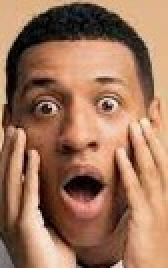
#> input picture Facial Expression Detection/Expressions/Surprised.jpeg, 84 x 134 px (shown 2 times larger)
$ jupyter execute expression_detection.ipynb
#> lines starting #> are read from the running program, lines starting #| are printed output that depends on the picture
#### C1 - Use ‘Expressions’ folder to detect the expressions in images contained in ‘FacesSample’ folder.

[cell 1]
import numpy as np
import pandas as pd
import cv2 as cv
import matplotlib.pylab as plt
from PIL import Image
import imageio.v2 as imageio
from skimage import color
from skimage.feature import match_template
import os

[cell 2]
def resize_image(img, target_size):
    return cv.resize(img, target_size)

[cell 3]
common_template_size = (100, 100)  # Adjust the size as needed

[cell 4]
# Load expression templates (you need to create these)
expressions = {
    'Surprised': resize_image(cv.imread('Expressions/Surprised.jpeg', cv.IMREAD_GRAYSCALE), common_template_size),
    'Angry': resize_image(cv.imread('Expressions/Angry.jpeg', cv.IMREAD_GRAYSCALE), common_template_size),
    'Happy': resize_image(cv.imread('Expressions/Happy.jpeg', cv.IMREAD_GRAYSCALE), common_template_size),
    'Sad': resize_image(cv.imread('Expressions/Sad.jpeg', cv.IMREAD_GRAYSCALE), common_template_size),
    'Frightful': resize_image(cv.imread('Expressions/Frightful.jpeg', cv.IMREAD_GRAYSCALE), common_template_size),
    'Neutral': resize_image(cv.imread('Expressions/Neutral.jpeg', cv.IMREAD_GRAYSCALE), common_template_size)
}
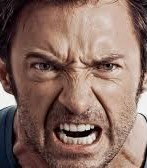
#> input picture Facial Expression Detection/Expressions/Angry.jpeg, 147 x 168 px
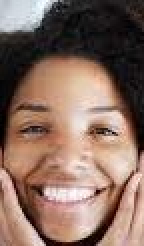
#> input picture Facial Expression Detection/Expressions/Happy.jpeg, 72 x 123 px (shown 2 times larger)
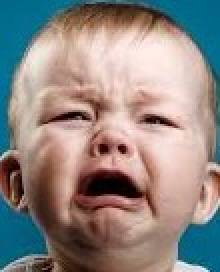
#> input picture Facial Expression Detection/Expressions/Sad.jpeg, 110 x 136 px (shown 2 times larger)
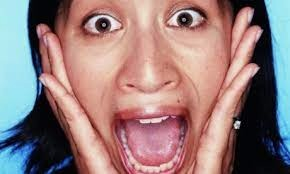
#> input picture Facial Expression Detection/Expressions/Frightful.jpeg, 290 x 174 px
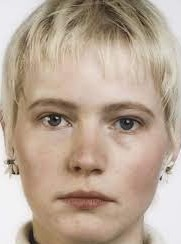
#> input picture Facial Expression Detection/Expressions/Neutral.jpeg, 181 x 244 px

[cell 5]
# Process face samples
facesamples = 'FacesSample'
results = []

Displaying both face sample and detected expression

[cell 6]
for filename in os.listdir(facesamples):
    if filename.endswith('.jpg'):
        # Load and resize image
        img_path = os.path.join(facesamples, filename)
        test_image = resize_image(cv.imread(img_path, cv.IMREAD_GRAYSCALE), common_template_size)
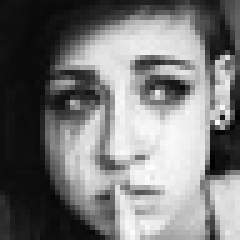
#> input picture Facial Expression Detection/FacesSample/fig108.jpg, 48 x 48 px (shown 5 times larger)

        best_match_score = 0
        detected_expression = None

        # Test against each expression template
        for expression_name, template in expressions.items():
            correlation = match_template(test_image, template)
            match_score = np.max(correlation)

            if match_score > best_match_score:
                best_match_score = match_score
                detected_expression = expression_name
#> this loop made 6 passes
#> (expression_name, correlation, match_score, best_match_score, detected_expression) on passes 1 to 2: ('Surprised', [0.0929], 0.0929, 0.0929, 'Surprised'), ('Angry', [0.502], 0.502, 0.502, 'Angry')
#> (expression_name, correlation, match_score) on passes 3 to 6: ('Happy', [0.236], 0.236), ('Sad', [0.396], 0.396), ('Frightful', [0.124], 0.124), ('Neutral', [0.00654], 0.00654)
#> after the loop, best_match_score = 0.502

        results.append({
            'filename': filename,
            'detected_expression': detected_expression,
            'confidence': best_match_score
        })

        print(f"Image: {filename}, Detected: {detected_expression}, Confidence: {best_match_score:.3f}")
#| Image: fig108.jpg, Detected: Angry, Confidence: 0.502

        # Display the original image and the detected expression
        fig, (ax1, ax2) = plt.subplots(1, 2, figsize=(10, 5))

        ax1.imshow(test_image, cmap='gray')  # Changed from 'original_image' to 'test_image'
        ax1.set_title(f"Original Image: {filename}")

        ax2.imshow(expressions[detected_expression], cmap='gray')  # Changed from 'best_expression' to 'detected_expression'
        ax2.set_title(f"Detected Expression: {detected_expression}")

        plt.show()
#> pass 2 of the loop `for filename in os.listdir(facesamples):`:
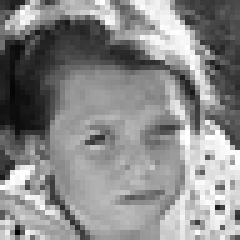
#> input picture Facial Expression Detection/FacesSample/fig109.jpg, 48 x 48 px (shown 5 times larger)
#> in resize_image (call 8), `return cv.resize(img, target_size)`:
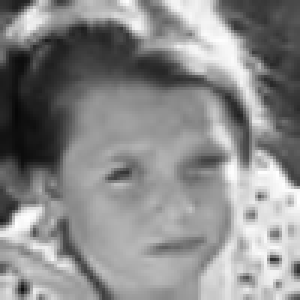
#> returned value: shape (100, 100) (shown 3 times larger); min 7, max 255, mean 137.9
#> the loop `for expression_name, template in expressions.items():` made 6 passes
#> (expression_name, correlation, match_score, best_match_score, detected_expression) on passes 1 to 3: ('Surprised', [0.0435], 0.0435, 0.0435, 'Surprised'), ('Angry', [0.216], 0.216, 0.216, 'Angry'), ('Happy', [0.374], 0.374, 0.374, 'Happy')
#> after the loop `for expression_name, template in expressions.items():`: best_match_score = 0.374
#| Image: fig109.jpg, Detected: Happy, Confidence: 0.374
#> pass 3 of the loop `for filename in os.listdir(facesamples):`:
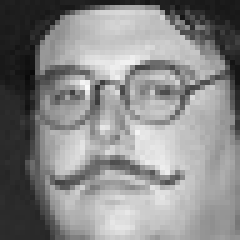
#> input picture Facial Expression Detection/FacesSample/fig110.jpg, 48 x 48 px (shown 5 times larger)
#> in resize_image (call 9), `return cv.resize(img, target_size)`:
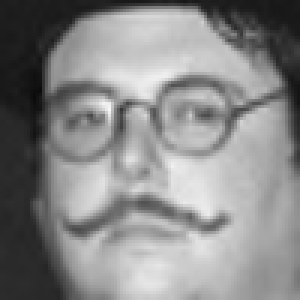
#> returned value: shape (100, 100) (shown 3 times larger); min 11, max 247, mean 136.5
#> the loop `for expression_name, template in expressions.items():` made 6 passes
#> (expression_name, correlation, match_score, best_match_score, detected_expression) on pass 2: ('Angry', [0.467], 0.467, 0.467, 'Angry')
#> after the loop `for expression_name, template in expressions.items():`: best_match_score = 0.467
#| Image: fig110.jpg, Detected: Angry, Confidence: 0.467

[cell 7]
# Analysis of detection accuracy
print(f"\nTotal images processed: {len(results)}")
#| Total images processed: 3
expression_counts = {}
for result in results:
    expr = result['detected_expression']
    expression_counts[expr] = expression_counts.get(expr, 0) + 1
#> this loop made 3 passes
#> expr on passes 1 to 3: 'Angry', 'Happy', 'Angry'
#> after the loop, expression_counts = {'Angry': 2, 'Happy': 1}

print("Expression distribution:")
for expr, count in expression_counts.items():
    print(f"{expr}: {count} images")
#> this loop made 2 passes
#> (expr, count) on passes 1 to 2: ('Angry', 2), ('Happy', 1)
#| Angry: 2 images
#| Happy: 1 images

Displaying just the results

[cell 8]
# Display results
for result in results:
    print(f"Image: {result['filename']}, Detected Expression: {result['detected_expression']}")
#> this loop made 3 passes
#| Image: fig108.jpg, Detected Expression: Angry
#| Image: fig109.jpg, Detected Expression: Happy
#| Image: fig110.jpg, Detected Expression: Angry

[cell 9]
# Save results to CSV for further analysis
# labeled_data.to_csv('expression_detection_results.csv', index=False)

#### C2 - Extend C1 by labelling the outputs and creating a mood chart of the images.

[cell 10]
import matplotlib.pyplot as plt
import seaborn as sns

[cell 11]
# Create mood chart
plt.figure(figsize=(12, 8))

[cell 12]
# Bar chart of expression counts
plt.subplot(2, 2, 1)
plt.bar(expression_counts.keys(), expression_counts.values(), color=['red', 'orange', 'green', 'blue', 'purple', 'gray'])
plt.title('Expression Distribution')
plt.xlabel('Expression')
plt.ylabel('Count')
plt.xticks(rotation=45)

[cell 13]
# Pie chart of expressions
plt.subplot(2, 2, 3)
plt.pie(expression_counts.values(), labels=expression_counts.keys(), autopct='%1.1f%%', startangle=90)
plt.title('Expression Proportions')
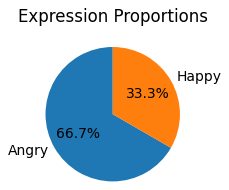
#> figure drawn by matplotlib, 1 panel

[cell 14]
# Create a labeled dataset
labeled_data = pd.DataFrame(results)
#> labeled_data = table of 3 rows and 3 columns
plt.subplot(2, 2, 4)
sns.boxplot(data=labeled_data, x='detected_expression', y='confidence')
plt.title('Confidence by Expression Type')
plt.xticks(rotation=45)
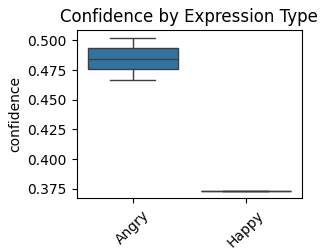
#> figure drawn by matplotlib, 1 panel

[cell 15]
common_template_size = (100, 100)  # Adjust the size as needed
surprised_original = resize_image(cv.imread('Expressions/Surprised.jpeg'), common_template_size)
angry_original = resize_image(cv.imread('Expressions/Angry.jpeg'), common_template_size)
happy_original = resize_image(cv.imread('Expressions/Happy.jpeg'), common_template_size)
sad_original = resize_image(cv.imread('Expressions/Sad.jpeg'), common_template_size)
frightful_original = resize_image(cv.imread('Expressions/Frightful.jpeg'), common_template_size)
#> in resize_image (call 14), `return cv.resize(img, target_size)`:
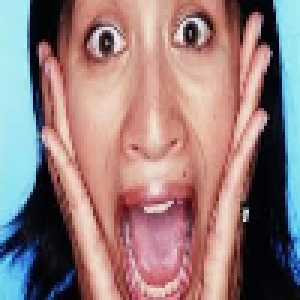
#> returned value: shape (100, 100, 3) (shown 3 times larger); mean of channels 0, 1, 2 124.1, 124.3, 149.6; drawn as B, G, R
neutral_original = resize_image(cv.imread('Expressions/Neutral.jpeg'), common_template_size)
#> in resize_image (call 15), `return cv.resize(img, target_size)`:
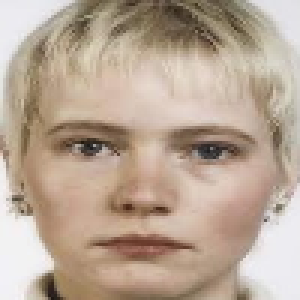
#> returned value: shape (100, 100, 3) (shown 3 times larger); mean of channels 0, 1, 2 148.9, 166, 185.1; drawn as B, G, R

[cell 16]
plt.tight_layout()
plt.show()

### Real-life Application Extension

[cell 17]
# Real-life application: Employee Wellness Monitoring System

class EmployeeWellnessMonitor:
    def __init__(self):
        self.daily_mood_data = []
        self.alert_threshold = 0.3  # 30% negative emotions triggers alert

    def analyze_workplace_mood(self, detection_results):
        """Analyze mood patterns for workplace wellness"""
        negative_emotions = ['Angry', 'Sad', 'Frightful']
        positive_emotions = ['Happy', 'Surprised']
        neutral_emotions = ['Neutral']

        total_detections = len(detection_results)
#> total_detections = 3
        negative_count = sum(1 for r in detection_results if r['detected_expression'] in negative_emotions)
#> negative_count = 2
        positive_count = sum(1 for r in detection_results if r['detected_expression'] in positive_emotions)
#> positive_count = 1
        neutral_count = sum(1 for r in detection_results if r['detected_expression'] in neutral_emotions)
#> neutral_count = 0

        negative_ratio = negative_count / total_detections if total_detections > 0 else 0
#> negative_ratio = 0.667
        positive_ratio = positive_count / total_detections if total_detections > 0 else 0
#> positive_ratio = 0.333

        wellness_score = (positive_ratio * 1.0) + (neutral_count / total_detections * 0.5) - (negative_ratio * 0.5)
#> wellness_score = 0

        return {
            'wellness_score': wellness_score,
            'negative_ratio': negative_ratio,
            'positive_ratio': positive_ratio,
            'alert_needed': negative_ratio > self.alert_threshold
        }

    def generate_wellness_report(self, analysis):
        """Generate wellness recommendations"""
        if analysis['alert_needed']:
            recommendations = [
                "Consider implementing stress reduction workshops",
                "Increase team building activities",
                "Provide mental health resources",
                "Review workload distribution"
            ]
        else:
            recommendations = [
                "Current workplace mood is healthy",
                "Continue current wellness initiatives",
                "Monitor for any changes in patterns"
            ]

        return recommendations

[cell 18]
# Apply to current data
wellness_monitor = EmployeeWellnessMonitor()
mood_analysis = wellness_monitor.analyze_workplace_mood(results)
#> mood_analysis = {'wellness_score': 0, 'negative_ratio': 0.667, 'positive_ratio': 0.333, 'alert_needed': True}
recommendations = wellness_monitor.generate_wellness_report(mood_analysis)
#> recommendations = 4 items

[cell 19]
print("Workplace Wellness Analysis:")
print(f"Wellness Score: {mood_analysis['wellness_score']:.3f}")
#| Wellness Score: 0.000
print(f"Negative Emotion Ratio: {mood_analysis['negative_ratio']:.3f}")
#| Negative Emotion Ratio: 0.667
print(f"Alert Needed: {mood_analysis['alert_needed']}")
#| Alert Needed: True
print("\nRecommendations:")
for rec in recommendations:
    print(f"- {rec}")
#> this loop made 4 passes
#| - Consider implementing stress reduction workshops
#| - Increase team building activities
#| - Provide mental health resources
#| - Review workload distribution
